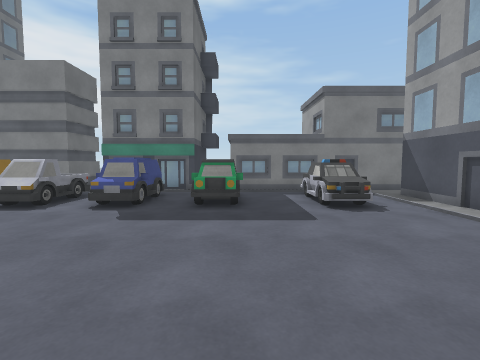
[1] (above)

24 first-person views from a walk through a 3-D level made in the Unity game engine. The camera is 1.2 m above the floor, tilts 4° down and sees 85° across. The floor is counted in squares, 1 m on a side. Each view is taken from the middle of a square. On the plan, view 1 faces up. The plan holds only what a view shows up to about 12 squares ahead; the rest is blank. The place goes on beyond the plan. The player character is not drawn. Surface patterns are stand-ins for the level's own textures.

[2]
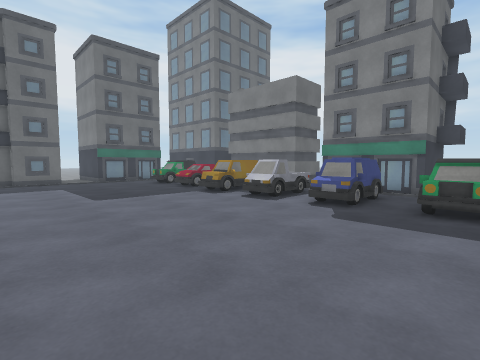

[3]
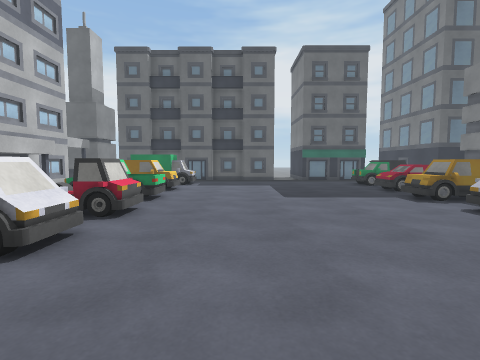

[4]
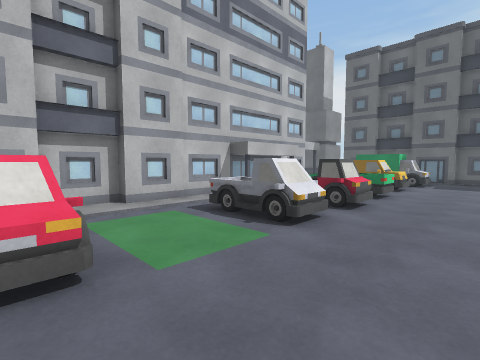

[5]
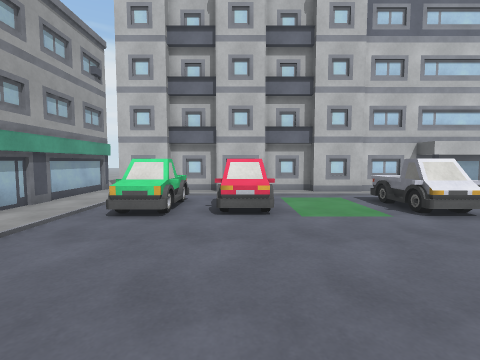

[6]
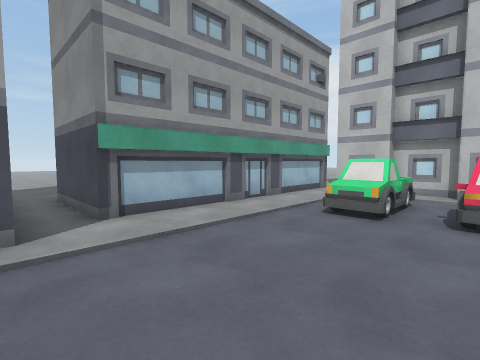

[7]
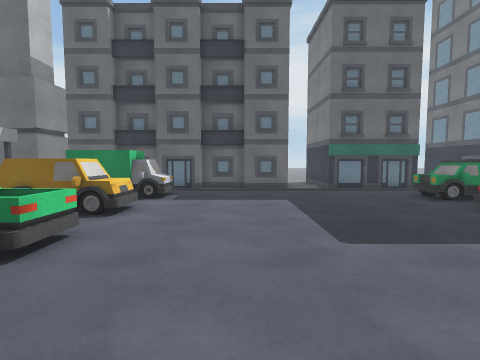

[8]
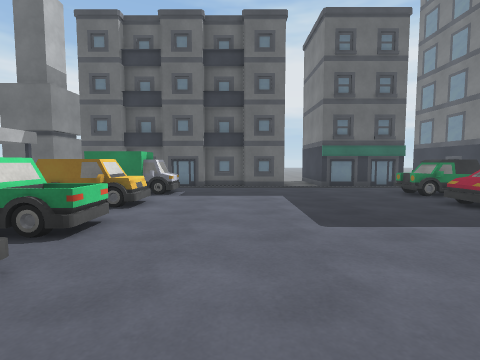

[9]
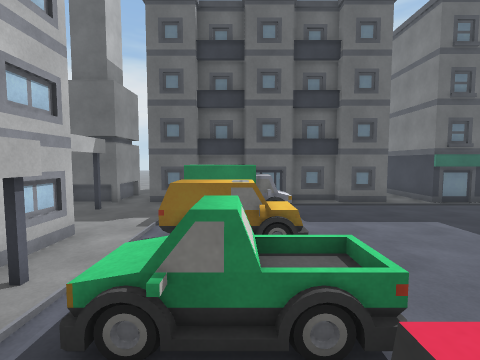

[10]
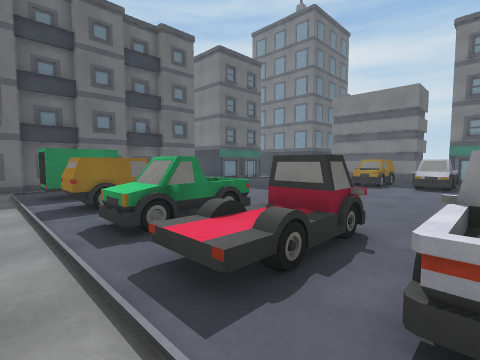

[11]
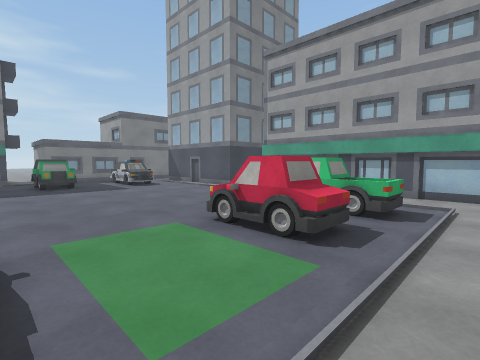

[12]
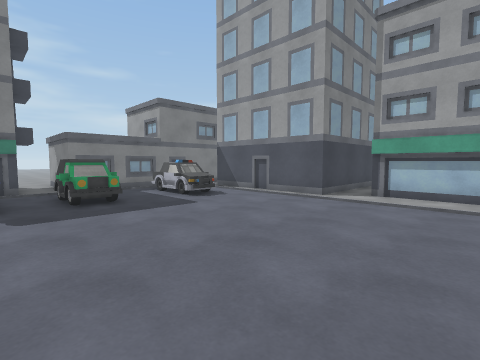

[13]
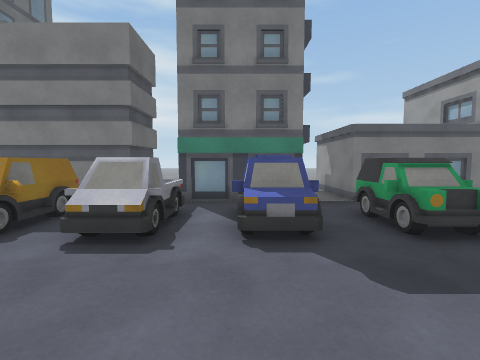

[14]
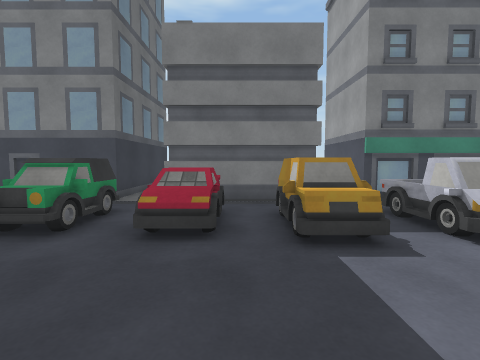

[15]
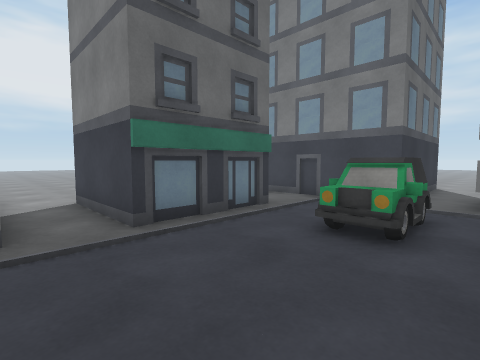

[16]
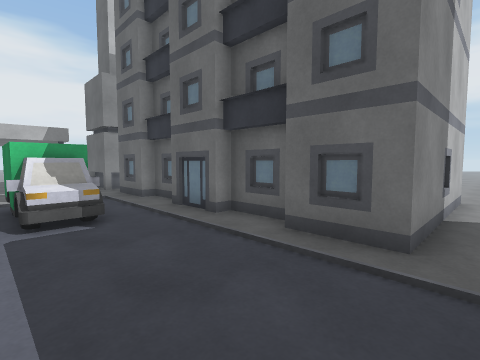

[17]
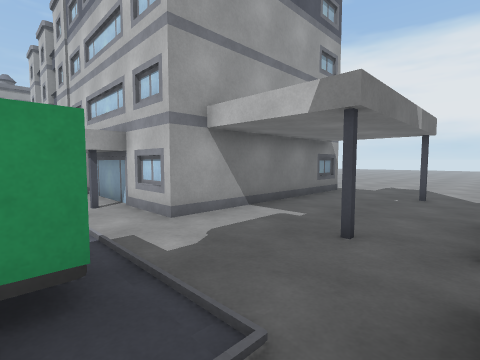

[18]
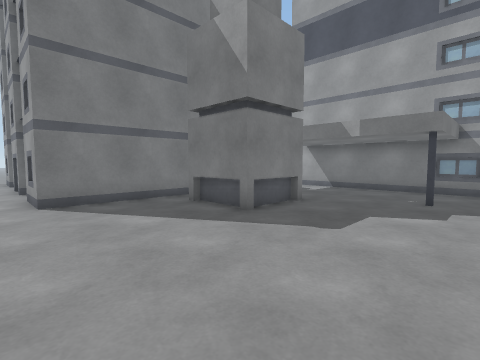

[19]
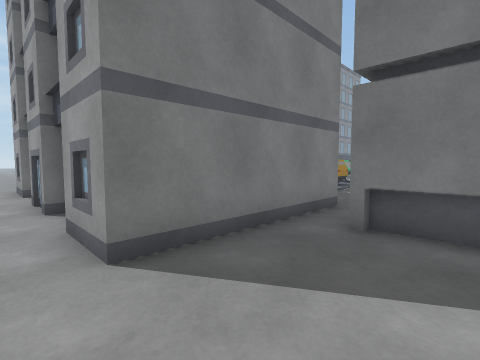

[20]
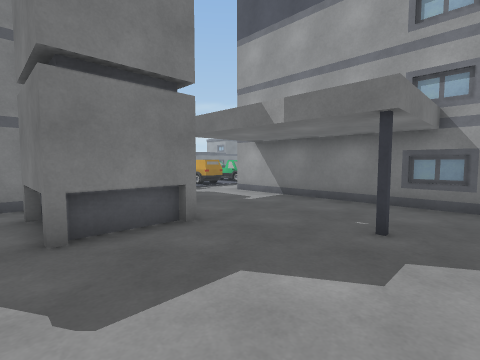

[21]
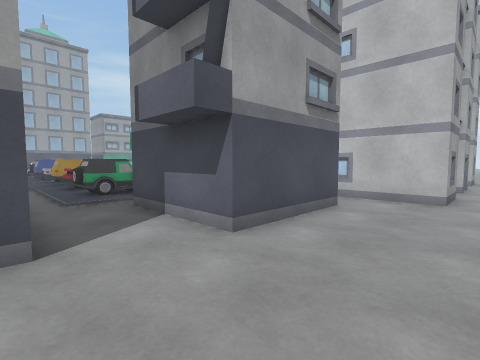

[22]
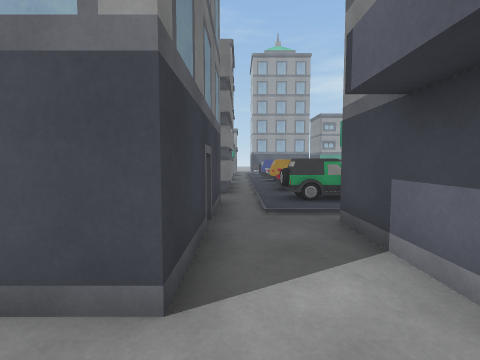

[23]
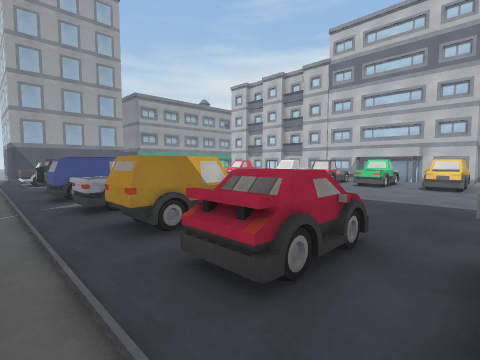

[24]
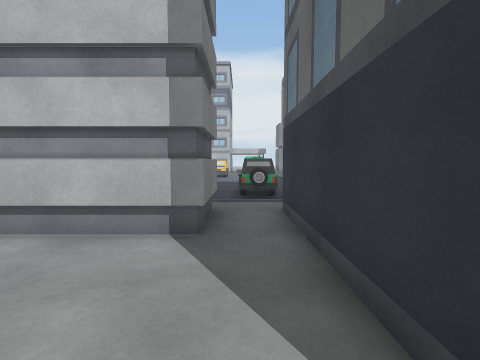

### Floor plan
Key: @ floor where view 1 was taken; # wall or solid block; . main floor; : floor 0.5 m higher than the main floor; / step, stairs or slope; B building; T truck; A van; O other object.
Columns run from 24 left of view 1 to 15 right of it. Each row starts with its distance up from view 1.
 18           ..
 17           #.
 16           #...
 15           #....   #   # B
 14           #.O#### #   #.B
 13     #     #.O   # #   #.B
 12 . ..#######.O   # #####.B
 11  ...........OOOOO..BBB..BBBBBB##
 10 ..........O................  .#
  9 ...#####..OOO/.OOTTTAA.OO.O  .#
  8 ...#   B..OO/ .OOTTTAA.OO.OO..#
  7 ...#   #..OO//.OO.TTOO.OO.OO..#
  6 ...#   B......................#
  5 ...#####......................#
  4 ..............................####
  3 .#######................................
  2 .#    ##.......................#####....
  1  #    ##.......................B
  0 ..    #.................@......B
 -1 .#    ##.......................#
 -2 .B    #B.OO.OO.TTOO.TT...O.TT..#
 -3 .#    ##.OO.OO.TT :.TT..OO.TT..#
 -4 ..    #..OO.OO.TT//.TT...O.TT..#
 -5 .#    ##.......................B
 -6 .#    ##......BBBBB............B
 -7 .#######....###########B#B#B####
 -8 .....BBB.B..#             ###  #
 -9 .....###....#
-10 .....##B....#
-11 ............#
-12 ............#
-13 ............#
-14  ........B..#
-15 . ..........#

Where each view was taken, in squares from view 1:
view 1: 0 up, 0 right, facing up
view 2: 0 up, 0 right, facing up-left
view 3: 1 up, 0 right, facing left
view 4: 1 up, 1 right, facing down-left
view 5: 4 up, 1 right, facing down
view 6: 4 up, 1 right, facing down-right
view 7: 1 up, 5 left, facing left
view 8: 1 up, 4 left, facing left
view 9: 3 down, 6 left, facing left
view 10: 6 down, 4 left, facing up-left
view 11: 6 down, 3 left, facing up-right
view 12: 1 down, 3 left, facing up-right
view 13: 3 up, 4 left, facing up
view 14: 3 up, 10 left, facing up
view 15: 3 up, 12 left, facing up-left
view 16: 4 up, 13 left, facing down-left
view 17: 4 down, 17 left, facing down-right
view 18: 15 down, 24 left, facing up-right
view 19: 10 down, 24 left, facing up-right
view 20: 15 down, 20 left, facing up-right
view 21: 12 up, 24 left, facing down-right
view 22: 11 up, 22 left, facing right
view 23: 11 up, 13 left, facing down-right
view 24: 18 up, 13 left, facing down
